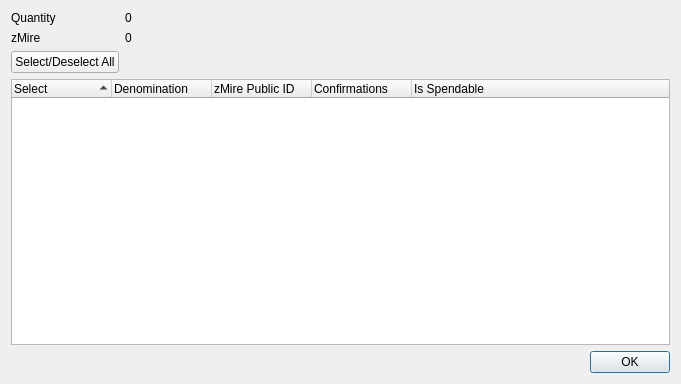
<?xml version="1.0" encoding="UTF-8"?>
<ui version="4.0">
 <class>ZMireControlDialog</class>
 <widget class="QDialog" name="ZMireControlDialog">
  <property name="geometry">
   <rect>
    <x>0</x>
    <y>0</y>
    <width>681</width>
    <height>384</height>
   </rect>
  </property>
  <property name="minimumSize">
   <size>
    <width>681</width>
    <height>384</height>
   </size>
  </property>
  <property name="windowTitle">
   <string>Select zMire to Spend</string>
  </property>
  <layout class="QGridLayout" name="gridLayout">
   <item row="0" column="0">
    <layout class="QFormLayout" name="formLayout">
     <property name="sizeConstraint">
      <enum>QLayout::SetDefaultConstraint</enum>
     </property>
     <item row="0" column="0">
      <widget class="QLabel" name="labelQuantity">
       <property name="text">
        <string>Quantity</string>
       </property>
      </widget>
     </item>
     <item row="0" column="1">
      <widget class="QLabel" name="labelQuantity_int">
       <property name="text">
        <string>0</string>
       </property>
      </widget>
     </item>
     <item row="1" column="0">
      <widget class="QLabel" name="labelZMire">
       <property name="text">
        <string>zMire</string>
       </property>
      </widget>
     </item>
     <item row="1" column="1">
      <widget class="QLabel" name="labelZMire_int">
       <property name="text">
        <string>0</string>
       </property>
      </widget>
     </item>
     <item row="2" column="0">
      <widget class="QPushButton" name="pushButtonAll">
       <property name="text">
        <string>Select/Deselect All</string>
       </property>
      </widget>
     </item>
    </layout>
   </item>
   <item row="1" column="0">
    <layout class="QVBoxLayout" name="verticalLayout">
     <item>
      <widget class="QTreeWidget" name="treeWidget">
       <property name="minimumSize">
        <size>
         <width>0</width>
         <height>250</height>
        </size>
       </property>
       <property name="alternatingRowColors">
        <bool>true</bool>
       </property>
       <property name="sortingEnabled">
        <bool>true</bool>
       </property>
       <property name="columnCount">
        <number>5</number>
       </property>
       <attribute name="headerDefaultSectionSize">
        <number>100</number>
       </attribute>
       <column>
        <property name="text">
         <string notr="true">Select</string>
        </property>
       </column>
       <column>
        <property name="text">
         <string notr="true">Denomination</string>
        </property>
       </column>
       <column>
        <property name="text">
         <string notr="true">zMire Public ID</string>
        </property>
       </column>
       <column>
        <property name="text">
         <string notr="true">Confirmations</string>
        </property>
       </column>
       <column>
        <property name="text">
         <string>Is Spendable</string>
        </property>
       </column>
      </widget>
     </item>
     <item>
      <widget class="QDialogButtonBox" name="buttonBox">
       <property name="orientation">
        <enum>Qt::Horizontal</enum>
       </property>
       <property name="standardButtons">
        <set>QDialogButtonBox::Ok</set>
       </property>
      </widget>
     </item>
    </layout>
   </item>
  </layout>
 </widget>
 <resources/>
 <connections>
  <connection>
   <sender>buttonBox</sender>
   <signal>accepted()</signal>
   <receiver>ZMireControlDialog</receiver>
   <slot>accept()</slot>
   <hints>
    <hint type="sourcelabel">
     <x>248</x>
     <y>254</y>
    </hint>
    <hint type="destinationlabel">
     <x>157</x>
     <y>274</y>
    </hint>
   </hints>
  </connection>
  <connection>
   <sender>buttonBox</sender>
   <signal>rejected()</signal>
   <receiver>ZMireControlDialog</receiver>
   <slot>reject()</slot>
   <hints>
    <hint type="sourcelabel">
     <x>316</x>
     <y>260</y>
    </hint>
    <hint type="destinationlabel">
     <x>286</x>
     <y>274</y>
    </hint>
   </hints>
  </connection>
 </connections>
</ui>
